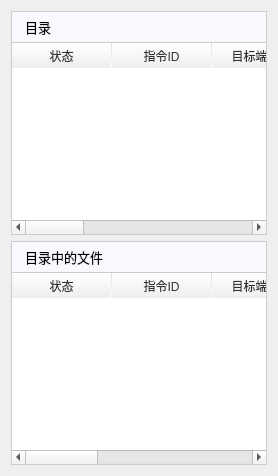
            <widget class="QWidget" name="page_13">
             <layout class="QVBoxLayout" name="verticalLayout_4">
              <item>
               <layout class="QVBoxLayout" name="verticalLayout_3">
                <property name="spacing">
                 <number>0</number>
                </property>
                <item>
                 <widget class="QLabel" name="label_38">
                  <property name="sizePolicy">
                   <sizepolicy hsizetype="Expanding" vsizetype="Preferred">
                    <horstretch>0</horstretch>
                    <verstretch>0</verstretch>
                   </sizepolicy>
                  </property>
                  <property name="styleSheet">
                   <string notr="true">QLabel
{
	font-family:&quot;Microsoft Yahei&quot;;
	font-size:13px;
	background-color:rgb(247,249,255);;
	color:black;
	min-height:30px;
	padding-left:10px;
	border:1px solid #cccccc;
	border-bottom-width:1px;
}</string>
                  </property>
                  <property name="text">
                   <string>目录</string>
                  </property>
                 </widget>
                </item>
                <item>
                 <widget class="QTableWidget" name="tbDirCommand">
                  <property name="styleSheet">
                   <string notr="true">
QHeaderView::section {
	background-color:qlineargradient(spread:pad, x1:0, y1:0, x2:0, y2:1, stop:0 #ffffff, stop:1 #eeeeee);
	border:none;
	border-right: 1px solid qlineargradient(spread:pad, x1:0, y1:0, x2:0, y2:1, stop:0 #dddddd, stop:1 #ffffff);
	border-bottom: 0px solid #eeeeee;
	height:25px;
	color:#333333;
	font-family:&quot;微软雅黑&quot;;
	text-align:center left;
 }

QTableWidget QHeaderView::section:hover {
	background-color:qlineargradient(spread:pad, x1:0, y1:0, x2:0, y2:1, stop:0 #ddeeff, stop:1 #eef0ff);
 }

QTableWidget:item
{
	padding-left:10px;
}

QFrame#tbDirCommand{
	border:1px solid #cccccc;
	border-top-width:0px;
}

 QHeaderView::down-arrow {
     image: none;
 }

 QHeaderView::up-arrow {
     image: none;
 } 
 QScrollBar:vertical {
     border: 0px solid grey;
     background: transparent;
     width: 10px;
 }
 QScrollBar::handle:vertical {
     background: #cccccc;;
     min-height: 100px;
 }
 QScrollBar::handle:vertical:hover {
     background: #aaaaaa;
     min-heiht: 100px;
 }
 QScrollBar::add-line:vertical {
	border:none;
	background:transparent;
 }
 QScrollBar::sub-line:vertical {
	border:none;
	background:transparent;
 }</string>
                  </property>
                  <property name="frameShape">
                   <enum>QFrame::NoFrame</enum>
                  </property>
                  <property name="editTriggers">
                   <set>QAbstractItemView::NoEditTriggers</set>
                  </property>
                  <property name="selectionMode">
                   <enum>QAbstractItemView::SingleSelection</enum>
                  </property>
                  <property name="selectionBehavior">
                   <enum>QAbstractItemView::SelectRows</enum>
                  </property>
                  <property name="verticalScrollMode">
                   <enum>QAbstractItemView::ScrollPerPixel</enum>
                  </property>
                  <property name="horizontalScrollMode">
                   <enum>QAbstractItemView::ScrollPerPixel</enum>
                  </property>
                  <property name="showGrid">
                   <bool>false</bool>
                  </property>
                  <property name="gridStyle">
                   <enum>Qt::NoPen</enum>
                  </property>
                  <property name="sortingEnabled">
                   <bool>false</bool>
                  </property>
                  <attribute name="horizontalHeaderHighlightSections">
                   <bool>false</bool>
                  </attribute>
                  <attribute name="horizontalHeaderMinimumSectionSize">
                   <number>20</number>
                  </attribute>
                  <attribute name="horizontalHeaderStretchLastSection">
                   <bool>true</bool>
                  </attribute>
                  <attribute name="verticalHeaderVisible">
                   <bool>false</bool>
                  </attribute>
                  <attribute name="verticalHeaderDefaultSectionSize">
                   <number>20</number>
                  </attribute>
                  <attribute name="verticalHeaderMinimumSectionSize">
                   <number>20</number>
                  </attribute>
                  <column>
                   <property name="text">
                    <string>状态</string>
                   </property>
                  </column>
                  <column>
                   <property name="text">
                    <string>指令ID</string>
                   </property>
                  </column>
                  <column>
                   <property name="text">
                    <string>目标端目录</string>
                   </property>
                  </column>
                  <column>
                   <property name="text">
                    <string>目录层数</string>
                   </property>
                  </column>
                  <column>
                   <property name="text">
                    <string>进行</string>
                   </property>
                  </column>
                  <column>
                   <property name="text">
                    <string>暂停</string>
                   </property>
                  </column>
                  <column>
                   <property name="text">
                    <string>完成</string>
                   </property>
                  </column>
                  <column>
                   <property name="text">
                    <string>取消</string>
                   </property>
                  </column>
                  <column>
                   <property name="text">
                    <string>出错</string>
                   </property>
                  </column>
                  <column>
                   <property name="text">
                    <string>备注</string>
                   </property>
                  </column>
                 </widget>
                </item>
               </layout>
              </item>
              <item>
               <layout class="QVBoxLayout" name="verticalLayout_2">
                <property name="spacing">
                 <number>0</number>
                </property>
                <item>
                 <widget class="QLabel" name="label_40">
                  <property name="sizePolicy">
                   <sizepolicy hsizetype="Expanding" vsizetype="Preferred">
                    <horstretch>0</horstretch>
                    <verstretch>0</verstretch>
                   </sizepolicy>
                  </property>
                  <property name="styleSheet">
                   <string notr="true">QLabel
{
	font-family:&quot;Microsoft Yahei&quot;;
	font-size:13px;
	background-color:rgb(247,249,255);;
	color:black;
	min-height:30px;
	padding-left:10px;
	border:1px solid #cccccc;
	border-bottom-width:1px;
	border-left-width:1px;
}</string>
                  </property>
                  <property name="text">
                   <string>目录中的文件</string>
                  </property>
                 </widget>
                </item>
                <item>
                 <widget class="QTableWidget" name="tbFileCommand">
                  <property name="styleSheet">
                   <string notr="true">
QHeaderView::section {
	background-color:qlineargradient(spread:pad, x1:0, y1:0, x2:0, y2:1, stop:0 #ffffff, stop:1 #eeeeee);
	border:none;
	border-right: 1px solid qlineargradient(spread:pad, x1:0, y1:0, x2:0, y2:1, stop:0 #dddddd, stop:1 #ffffff);
	border-bottom: 0px solid #eeeeee;
	height:25px;
	color:#333333;
	font-family:&quot;微软雅黑&quot;;
	text-align:center left;
 }

QTableWidget QHeaderView::section:hover {
	background-color:qlineargradient(spread:pad, x1:0, y1:0, x2:0, y2:1, stop:0 #ddeeff, stop:1 #eef0ff);
 }

QTableWidget:item
{
	padding-left:10px;
}

QFrame#tbFileCommand{
	border:1px solid #cccccc;
	border-top-width:0px;
}

 QHeaderView::down-arrow {
     image: none;
 }

 QHeaderView::up-arrow {
     image: none;
 } 
 QScrollBar:vertical {
     border: 0px solid grey;
     background: transparent;
     width: 10px;
 }
 QScrollBar::handle:vertical {
     background: #cccccc;;
     min-height: 100px;
 }
 QScrollBar::handle:vertical:hover {
     background: #aaaaaa;
     min-heiht: 100px;
 }
 QScrollBar::add-line:vertical {
	border:none;
	background:transparent;
 }
 QScrollBar::sub-line:vertical {
	border:none;
	background:transparent;
 }</string>
                  </property>
                  <property name="frameShape">
                   <enum>QFrame::NoFrame</enum>
                  </property>
                  <property name="editTriggers">
                   <set>QAbstractItemView::NoEditTriggers</set>
                  </property>
                  <property name="selectionMode">
                   <enum>QAbstractItemView::SingleSelection</enum>
                  </property>
                  <property name="selectionBehavior">
                   <enum>QAbstractItemView::SelectRows</enum>
                  </property>
                  <property name="verticalScrollMode">
                   <enum>QAbstractItemView::ScrollPerPixel</enum>
                  </property>
                  <property name="horizontalScrollMode">
                   <enum>QAbstractItemView::ScrollPerPixel</enum>
                  </property>
                  <property name="showGrid">
                   <bool>false</bool>
                  </property>
                  <property name="gridStyle">
                   <enum>Qt::NoPen</enum>
                  </property>
                  <property name="sortingEnabled">
                   <bool>false</bool>
                  </property>
                  <attribute name="horizontalHeaderHighlightSections">
                   <bool>false</bool>
                  </attribute>
                  <attribute name="horizontalHeaderMinimumSectionSize">
                   <number>20</number>
                  </attribute>
                  <attribute name="horizontalHeaderStretchLastSection">
                   <bool>true</bool>
                  </attribute>
                  <attribute name="verticalHeaderVisible">
                   <bool>false</bool>
                  </attribute>
                  <attribute name="verticalHeaderDefaultSectionSize">
                   <number>20</number>
                  </attribute>
                  <attribute name="verticalHeaderHighlightSections">
                   <bool>false</bool>
                  </attribute>
                  <attribute name="verticalHeaderMinimumSectionSize">
                   <number>20</number>
                  </attribute>
                  <column>
                   <property name="text">
                    <string>状态</string>
                   </property>
                  </column>
                  <column>
                   <property name="text">
                    <string>指令ID</string>
                   </property>
                  </column>
                  <column>
                   <property name="text">
                    <string>目标端路径</string>
                   </property>
                  </column>
                  <column>
                   <property name="text">
                    <string>本地路径</string>
                   </property>
                  </column>
                  <column>
                   <property name="text">
                    <string>总长度</string>
                   </property>
                  </column>
                  <column>
                   <property name="text">
                    <string>中转缓存</string>
                   </property>
                  </column>
                  <column>
                   <property name="text">
                    <string>已完成</string>
                   </property>
                  </column>
                  <column>
                   <property name="text">
                    <string>备注</string>
                   </property>
                  </column>
                 </widget>
                </item>
               </layout>
              </item>
             </layout>
            </widget>
